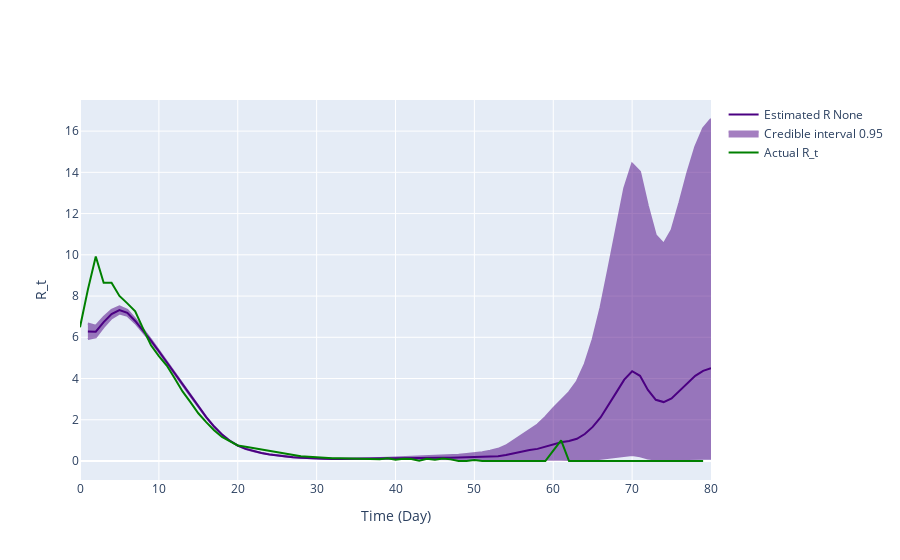

This figure's notebook cell:
### Code cell
# Use incidence data to predict R_t value
theta = incidences_true_r1
end_time_point = len(theta)
# Define variables needed for calculating R_t
tau = 0
R_t_start = tau+1
prior_a = 1
prior_b = 1/5

# Plot comparison between the true and predicted R_t
# Transform our incidence data into pandas dataframes
inc_data = pd.DataFrame(
    {
        'Time': np.arange(len(theta)-2),
        'Incidence Number': incidences_true_r1[2:len(theta)]
    }
)

inference = branchpro.BranchProPosterior(
    inc_data=inc_data,
    daily_serial_interval=generation_time,
    alpha=prior_a,
    beta=prior_b)

inference.run_inference(tau=tau)
intervals = inference.get_intervals(central_prob=.95)
intervals = process_intervals_data(intervals, generation_time, w_percentile=0.95)

offset = 3

intervals['True Rt'] = list(true_rt_r1[offset:len(intervals)+offset])
intervals.to_csv('single_plots/intervals_r1.csv')


fig = plot_rt_fig(intervals, true_rt_r1[offset:len(intervals)+offset], generation_time, end_time_point)
pio.write_image(fig.figure, 'single_plots/predicted_vs_true_rt_r1.png')
fig.show_figure()

### Figure 1 — Plotly figure (JSON) as saved in the notebook; plotly's stock layout.template omitted (floating-point values rounded to 4 significant figures; data arrays with more than 128 entries replaced by an {"elided": "..."} marker saying what was removed)
{"data": [{"line": {"color": "indigo"}, "mode": "lines", "name": "Estimated R None", "type": "scatter", "x": [1, 2, 3, 4, 5, 6, 7, 8, 9, 10, 11, 12, 13, 14, 15, 16, 17, 18, 19, 20, 21, 22, 23, 24, 25, 26, 27, 28, 29, 30, 31, 32, 33, 34, 35, 36, 37, 38, 39, 40, 41, 42, 43, 44, 45, 46, 47, 48, 49, 50, 51, 52, 53, 54, 55, 56, 57, 58, 59, 60, 61, 62, 63, 64, 65, 66, 67, 68, 69, 70, 71, 72, 73, 74, 75, 76, 77, 78, 79, 80], "y": [6.286, 6.272, 6.737, 7.123, 7.322, 7.187, 6.792, 6.329, 5.838, 5.323, 4.797, 4.259, 3.706, 3.157, 2.629, 2.127, 1.67, 1.285, 0.9799, 0.7511, 0.5877, 0.4714, 0.3854, 0.3195, 0.2674, 0.2242, 0.1877, 0.1577, 0.1344, 0.1177, 0.1064, 0.09993, 0.0971, 0.09679, 0.09858, 0.1036, 0.1128, 0.1233, 0.1311, 0.1382, 0.1465, 0.1543, 0.1593, 0.16, 0.1579, 0.1555, 0.159, 0.1726, 0.1841, 0.1897, 0.1985, 0.2118, 0.2342, 0.2867, 0.376, 0.4671, 0.5288, 0.5884, 0.6955, 0.8208, 0.9093, 0.9705, 1.077, 1.307, 1.654, 2.113, 2.688, 3.329, 3.945, 4.356, 4.133, 3.448, 2.968, 2.858, 3.038, 3.398, 3.79, 4.129, 4.374, 4.497]}, {"fill": "toself", "fillcolor": "indigo", "line": {"color": "indigo"}, "mode": "lines", "name": "Credible interval 0.95", "opacity": 0.5, "showlegend": true, "type": "scatter", "x": {"elided": "160 int values"}, "y": {"elided": "160 float values"}}, {"line": {"color": "green"}, "mode": "lines", "name": "Actual R_t", "type": "scatter", "x": [0, 1, 2, 3, 4, 5, 6, 7, 8, 9, 10, 11, 12, 13, 14, 15, 16, 17, 18, 19, 20, 21, 22, 23, 24, 25, 26, 27, 28, 29, 30, 31, 32, 33, 34, 35, 36, 37, 38, 39, 40, 41, 42, 43, 44, 45, 46, 47, 48, 49, 50, 51, 52, 53, 54, 55, 56, 57, 58, 59, 60, 61, 62, 63, 64, 65, 66, 67, 68, 69, 70, 71, 72, 73, 74, 75, 76, 77, 78, 79, 80, 81, 82, 83, 84, 85, 86, 87, 88, 89, 90], "y": [6.487, 8.313, 9.921, 8.645, 8.647, 8.004, 7.646, 7.26, 6.421, 5.615, 5.091, 4.63, 4.012, 3.375, 2.854, 2.315, 1.887, 1.491, 1.165, 0.9397, 0.7551, 0.696, 0.627, 0.5485, 0.5047, 0.4331, 0.3598, 0.2974, 0.2349, 0.2083, 0.1818, 0.1418, 0.1311, 0.1296, 0.121, 0.1027, 0.0902, 0.1179, 0.08353, 0.1293, 0.0559, 0.1117, 0.09615, 0.01802, 0.1087, 0.05797, 0.12, 0.07895, 0.0, 0.0, 0.05263, 0.0, 0.0, 0.0, 0.0, 0.0, 0.0, 0.0, 0.0, 0.0, 0.5, 1.0, 0.0, 0.0, 0.0, 0.0, 0.0, 0.0, 0.0, 0.0, 0.0, 0.0, 0.0, 0.0, 0.0, 0.0, 0.0, 0.0, 0.0, 0.0]}], "layout": {"hovermode": "x unified", "xaxis": {"title": {"text": "Time (Day)"}}, "yaxis": {"title": {"text": "R_t"}}}}
